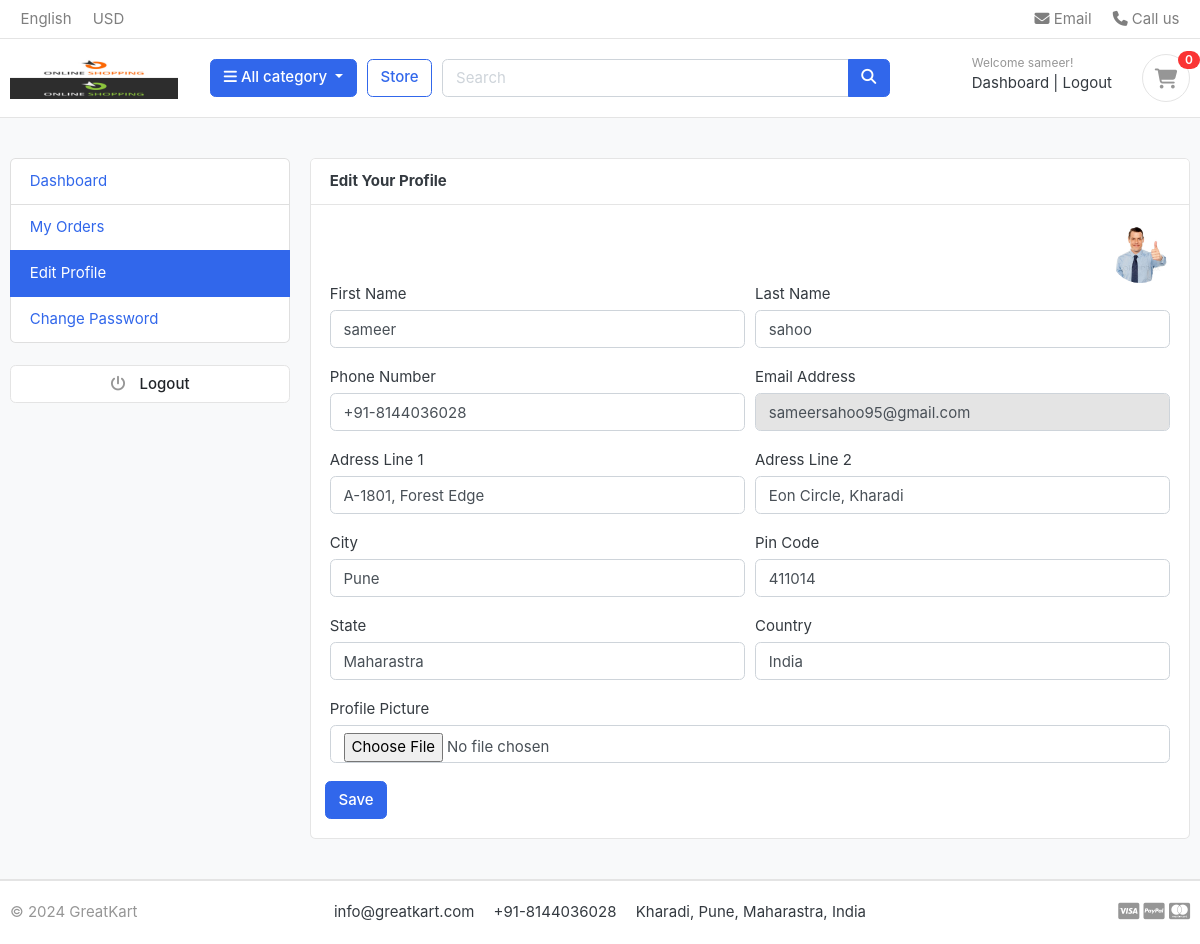
The page /accounts/edit_profile/ (signed in) on the database as committed earlier.
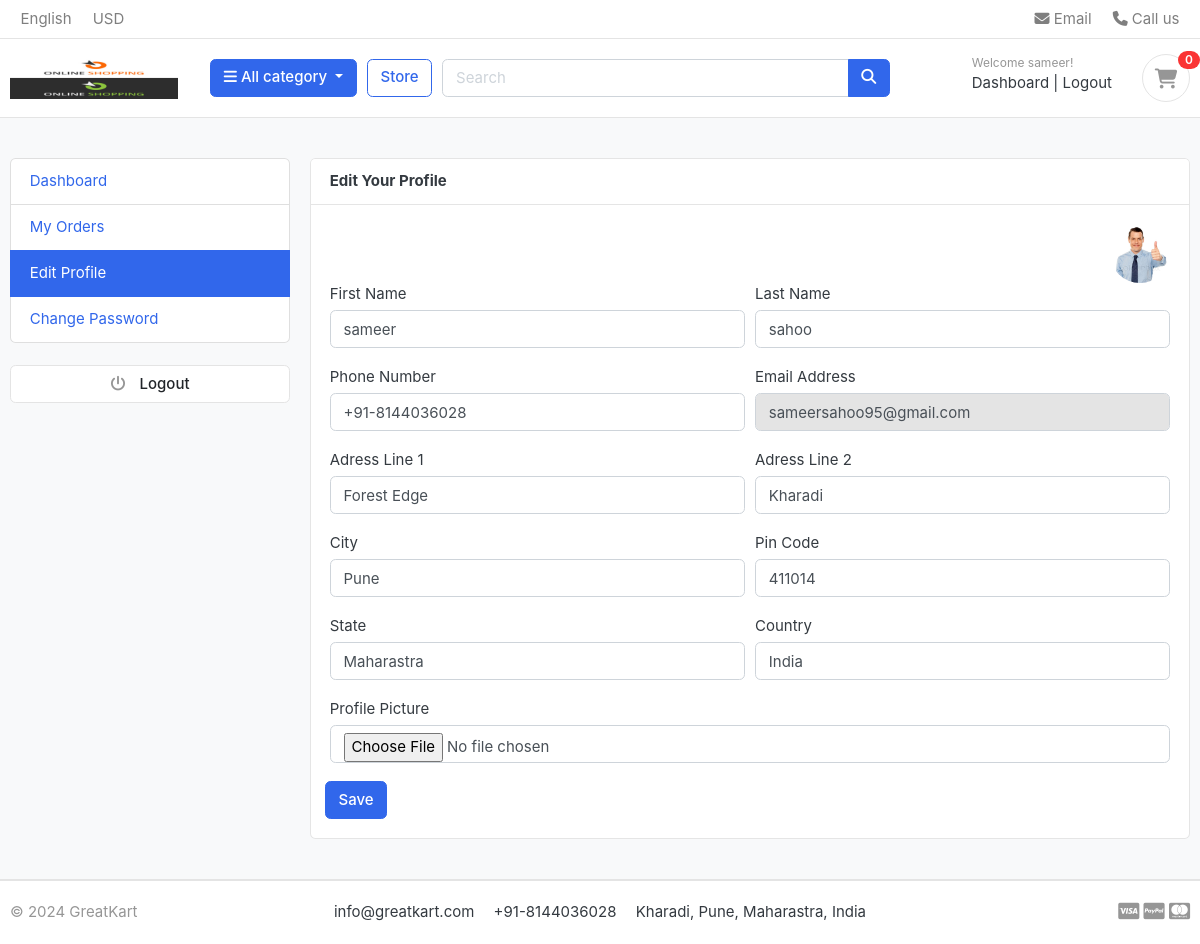
The same page on the database as committed later.
### accounts/models.py (models this page shows, shortened)
class UserProfile(models.Model):
    user = models.OneToOneField(Account, on_delete=models.CASCADE) #one user profile for one user account
    address_line_1 = models.CharField(max_length=100, blank=True)
    address_line_2 = models.CharField(max_length=100, blank=True)
    profile_pic = models.ImageField(upload_to='userprofile', blank=True) # userprofile folder will get created in media folder and store profile pic
    city = models.CharField(max_length=100, blank=True)
    pincode = models.CharField(max_length=100, blank=True)
    state = models.CharField(max_length=100, blank=True)
    country = models.CharField(max_length=100, blank=True)

class Account(AbstractBaseUser):
    first_name = models.CharField(max_length=50)
    last_name = models.CharField(max_length=50)
    username = models.CharField(max_length=50, unique=True)
    email = models.EmailField(max_length=100, unique=True)
    phone = models.CharField(max_length=50)
    date_joined = models.DateTimeField(auto_now_add=True)
    last_login = models.DateTimeField(auto_now_add=True)
    is_admin = models.BooleanField(default=False)
    is_staff = models.BooleanField(default=False)
    is_active = models.BooleanField(default=False)
    is_superadmin = models.BooleanField(default=False)
    USERNAME_FIELD = 'email'
    REQUIRED_FIELDS = ['username', 'first_name', 'last_name']
    objects = MyAccountManager()

### accounts/views.py (the view)
# urls.py: path('edit_profile/', edit_profile, name='edit_profile'),
@login_required(login_url='login')
def edit_profile(request):
    try:
        user_profile = UserProfile.objects.get(user=request.user)
    except UserProfile.DoesNotExist:
        user_profile = None
    if request.method == "POST":
        user_form = UserForm(request.POST, instance=request.user)
        user_profile_form = UserProfileForm(request.POST, request.FILES, instance=user_profile)
        if user_form.is_valid() and user_profile_form.is_valid():
            user_form.save()
            user_profile_form.save()
            messages.success(request, 'Your profile has been updated')
            return redirect('edit_profile')
    else:
        user_form = UserForm(instance=request.user)
        user_profile_form = UserProfileForm(instance=user_profile)
    context = {
        'user_form': user_form,
        'user_profile_form': user_profile_form,
        'user_profile': user_profile,
    }
    return render(request, 'accounts/edit_profile.html', context)

### accounts/forms.py
class UserForm(forms.ModelForm):
    class Meta:
        model = Account
        fields = ['first_name', 'last_name', 'phone']
    def __init__(self, *args, **kwargs):
        super(UserForm, self).__init__(*args, **kwargs)
        for field in self.fields:
            self.fields[field].widget.attrs['class']='form-control'

class UserProfileForm(forms.ModelForm):
    profile_pic = forms.ImageField(required=False, error_messages={'invalid': ('remove currently stored picture path')}, widget=forms.FileInput)
    class Meta:
        model = UserProfile
        fields = ['address_line_1', 'address_line_2', 'city', 'pincode', 'state', 'country', 'profile_pic']
    def __init__(self, *args, **kwargs):
        super(UserProfileForm, self).__init__(*args, **kwargs)
        for field in self.fields:
            self.fields[field].widget.attrs['class']='form-control'

### carts/views.py (called while the page is built)
def get_cart_id(request): #cart_id is nothing but the session id which we can use to add items in a cart
    cart_id = request.session.session_key #get the session id
    if not cart_id:
        cart_id = request.session.create() #create new session id if not present
    return cart_id

### templates/accounts/edit_profile.html (shortened to what this page needs)
{% extends 'base.html' %}
{% block content %}
<section class="section-conten padding-y bg">
    <div class="container">
        <div class="row">
        {% include 'includes/dashboard_sidebar.html' %}
        <main class="col-md-9">
            <article class="card">
            <header class="card-header">
                <strong class="d-inline-block mr-3">Edit Your Profile </strong>
            </header>
            <div class="card-body">
                <div class="text-right">
                    <img src="{{ user_profile.profile_pic.url }}" alt="path to the profile picture" width="60" height="60" style="border-radius:50%;">
                </div>
                <div class="row">
                    <div class="col-md-12">
                        <form action="{% url 'edit_profile' %}" method="POST" enctype="multipart/form-data">
                            <div class="form-row">
                                <div class="form-group col-md-6">
                                    <label>First Name</label>
                                    {{ user_form.first_name }}
                                </div>
                                <div class="form-group col-md-6">
                                    <label>Last Name</label>
                                    {{ user_form.last_name }}
                                </div>
                                <div class="form-group col-md-6">
                                    <label>Phone Number</label>
                                    {{ user_form.phone }}
                                </div>
                                <div class="form-group col-md-6">
                                    <label>Email Address</label>
                                    <input type="text" name="last_name" class="form-control" value="{{ user_profile.user.email }}" disabled>
                                </div>
                                <div class="form-group col-md-6">
                                    <label>Adress Line 1</label>
                                    {{ user_profile_form.address_line_1 }}
                                </div>
                                <div class="form-group col-md-6">
                                    <label>Adress Line 2</label>
                                    {{ user_profile_form.address_line_2 }}
                                </div>
                                <div class="form-group col-md-6">
                                    <label>City</label>
                                    {{ user_profile_form.city }}
                                </div>
                                <div class="form-group col-md-6">
                                    <label>Pin Code</label>
                                    {{ user_profile_form.pincode }}
                                </div>
                                <div class="form-group col-md-6">
                                    <label>State</label>
                                    {{ user_profile_form.state }}
                                </div>
                                <div class="form-group col-md-6">
                                    <label>Country</label>
                                    {{ user_profile_form.country }}
                                </div>
                                <div class="form-group col-md-12">
                                    <label>Profile Picture</label>
                                    {{ user_profile_form.profile_pic }}
                                </div>
                                <br>
                                <input type="submit" value="Save" class="btn btn-primary">
                            </div>
                        </form>
                    </div>
                </div>
            </div>
            </article>
        </main>
    </div>
    </div>
    </section>
{% endblock %}

Rows that differ between the two databases and show on the page:
changed UserProfile "Pune": address_line_1 "A-1801, Forest Edge" → "Forest Edge"; address_line_2 "Eon Circle, Kharadi" → "Kharadi"
